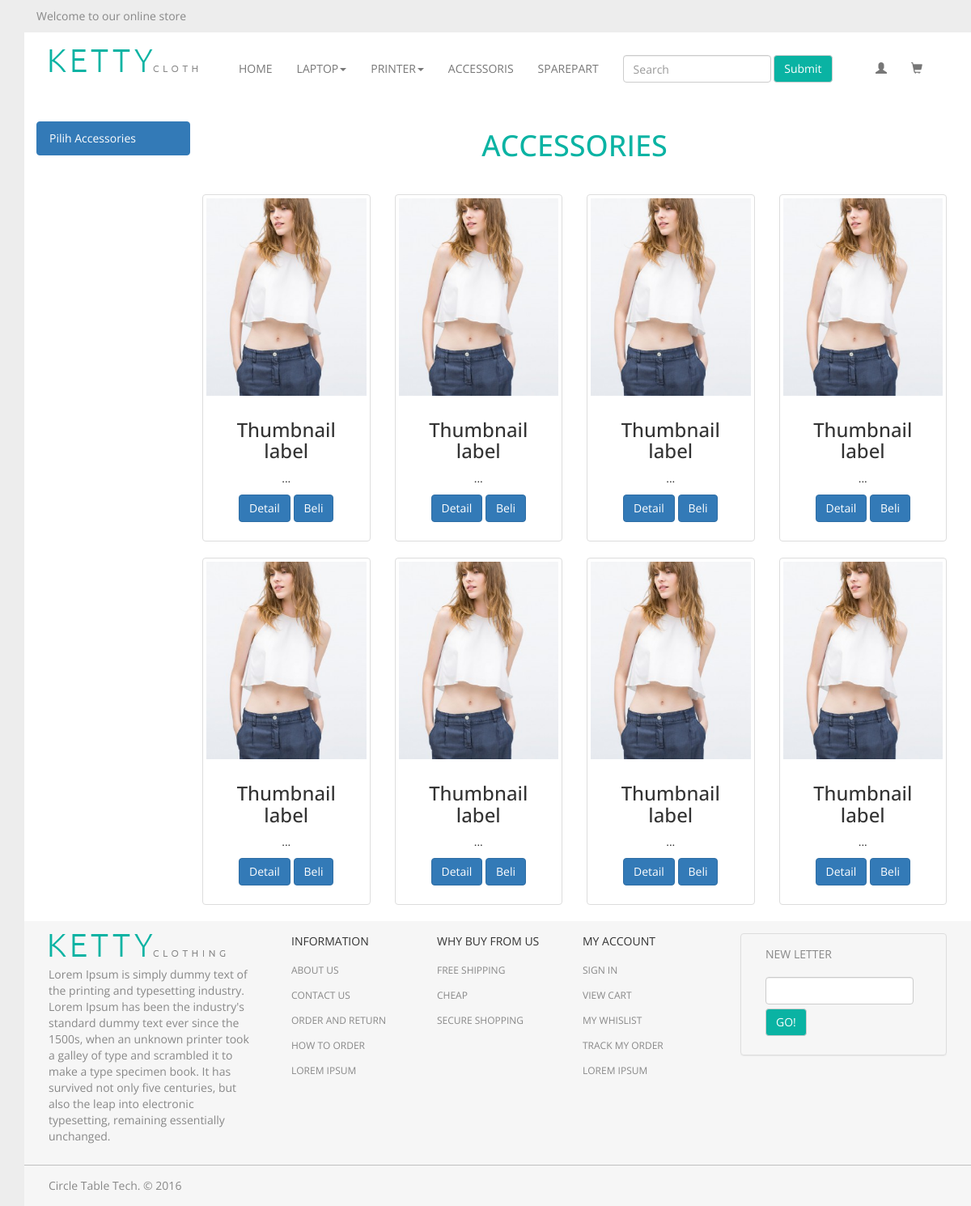
/accesoris.php, run on an earlier commit of the app's database.
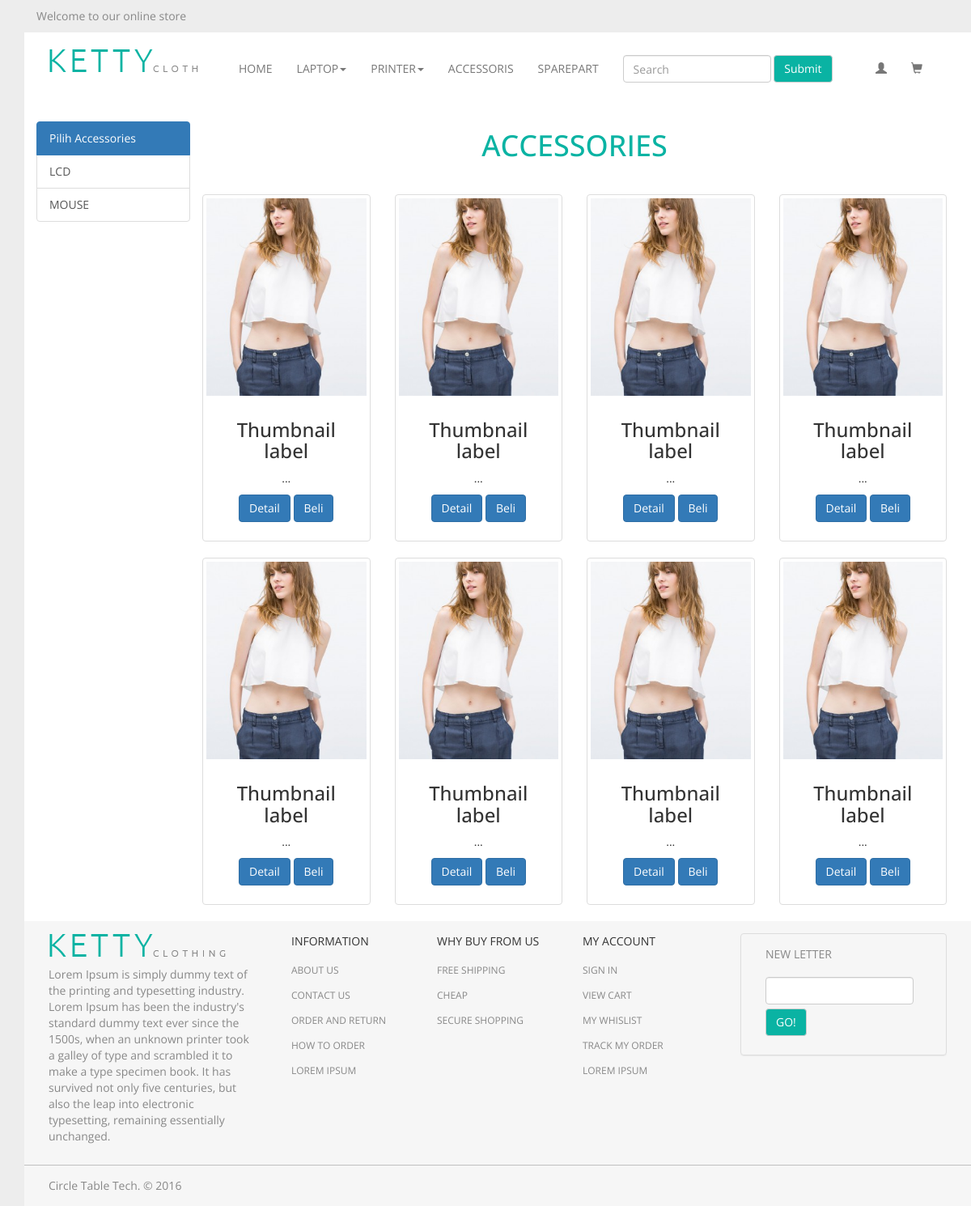
And on a later commit of the database.
### tables this page shows
CREATE TABLE `sys_menu_accesoris` (
  `id` int(11) NOT NULL,
  `label_cat` varchar(20) NOT NULL,
  `link` varchar(100) NOT NULL
);

### menu.php (the view, shortened to what this page needs)
<div class="menu container">
    <div class="col-md-2">
            <a href="/web_cttproject/"><img src="/web_cttproject/images/logo.png"></a>
    </div>
    <div class="col-md-10">
            <nav class="navbar navbar-default">
              <div class="container-fluid">
                <div class="collapse navbar-collapse" id="bs-example-navbar-collapse-1">
                  <ul class="nav navbar-nav">
                    <li><a href="/web_cttproject/">HOME</a></li>
                    <li class="dropdown">
                      <a href="#" class="dropdown-toggle" data-toggle="dropdown" role="button" aria-haspopup="true" aria-expanded="false">LAPTOP<span class="caret"></span></a>
                    </li>
                    <li class="dropdown">
                      <a href="#" class="dropdown-toggle" data-toggle="dropdown" role="button" aria-haspopup="true" aria-expanded="false">PRINTER<span class="caret"></span></a>
                    </li>
                    <li><a href="/web_cttproject/accesoris.php">ACCESSORIS</a></li>
                    <li><a href="#">SPAREPART</a></li>
                  </ul>
                  <form class="navbar-form navbar-left">
                    <div class="form-group">
                      <input type="text" class="form-control" placeholder="Search">
                    </div>
                    <button type="submit" class="btn btn-default">Submit</button>
                  </form>
                  <ul class="nav navbar-nav navbar-right">
                    <li class="dropdown">
                      <a href="#" class="dropdown-toggle" data-toggle="dropdown" role="button" aria-haspopup="true" aria-expanded="false" data-toggle="tooltip" data-placement="bottom" title="Sign In or Sign Up"><span class="glyphicon glyphicon-user" aria-hidden="true"></span></a>
                    </li>
                    <li><a href="#" data-toggle="tooltip" data-placement="bottom" title="Your Shopping Cart">
                            <span class="glyphicon glyphicon-shopping-cart" aria-hidden="true"></span></a>
                    </li>
                  </ul>
                </div>
              </div>
            </nav>
    </div>
 </div>

### accesoris.php (shortened to what this page needs)
<?php include ("config_mb/configure_mb.php");?>
<!DOCTYPE html>
<html lang="en">
  <head>
    <link href="css/bootstrap.min.css" rel="stylesheet">
    <link href="css/custom.css" rel="stylesheet">
  </head>
  <body>
  <header>
  	<div class="container">
  		<div class="col-md-12">
  			<p>Welcome to our online store</p>
  		</div>
  	</div>
  </header>
  <div class="container">
      <?php include("menu.php")?>
	 <div class="accessories container">
	 	<div class="selection col-md-2">
	 		<div class="list-group">
				<p class="list-group-item active">
				    Pilih Accessories
				</p>
                                <?php
                                    $query = "SELECT * FROM sys_menu_accesoris order by label_cat";
                                    $result = mysqli_query($dbc, $query);
                                    while ($nav = mysqli_fetch_assoc($result)) { ?>
                                        <a href="<?php echo $nav['link'];  ?>?page=<?php echo $nav['id'];?>"
                                           class="list-group-item"><?php echo $nav['label_cat']; ?></a>
                                    <?php }
                                ?>
			</div>
		</div>
	 	<div class="col-md-10">
	 		<div class="row">
	 		  <div class=" title col-md-12 text-center">
		 		<h1>ACCESSORIES</h1>
		 	  </div>
			  <div class="col-sm-6 col-md-3 text-center">
			    <div class="thumbnail">
			      <img src="images/product/crop_top1.jpg">
			      <div class="caption">
			        <h3>Thumbnail label</h3>
			        <p>...</p>
			        <p><a href="#" class="btn btn-primary" role="button">Detail</a>
			        <a href="#" class="btn btn-primary" role="button">Beli</a></p>
			      </div>
			    </div>
			  </div>
			  <div class="col-sm-6 col-md-3 text-center">
			    <div class="thumbnail">
			      <img src="images/product/crop_top1.jpg">
			      <div class="caption">
			        <h3>Thumbnail label</h3>
			        <p>...</p>
			        <p><a href="#" class="btn btn-primary" role="button">Detail</a>
			        <a href="#" class="btn btn-primary" role="button">Beli</a></p>
			      </div>
			    </div>
			  </div>
			  <div class="col-sm-6 col-md-3 text-center">
			    <div class="thumbnail">
			      <img src="images/product/crop_top1.jpg">
			      <div class="caption">
			        <h3>Thumbnail label</h3>
			        <p>...</p>
			        <p><a href="#" class="btn btn-primary" role="button">Detail</a>
			        <a href="#" class="btn btn-primary" role="button">Beli</a></p>
			      </div>
			    </div>
			  </div>
			  <div class="col-sm-6 col-md-3 text-center">
			    <div class="thumbnail">
			      <img src="images/product/crop_top1.jpg">
			      <div class="caption">
			        <h3>Thumbnail label</h3>
			        <p>...</p>
			        <p><a href="#" class="btn btn-primary" role="button">Detail</a>
			        <a href="#" class="btn btn-primary" role="button">Beli</a></p>
			      </div>
			    </div>
			  </div>
			</div>
			<div class="row">
	 		  <div class="col-sm-6 col-md-3 text-center">
			    <div class="thumbnail">
			      <img src="images/product/crop_top1.jpg">
			      <div class="caption">
			        <h3>Thumbnail label</h3>
			        <p>...</p>
			        <p><a href="#" class="btn btn-primary" role="button">Detail</a>
			        <a href="#" class="btn btn-primary" role="button">Beli</a></p>
			      </div>
			    </div>
			  </div>
			  <div class="col-sm-6 col-md-3 text-center">
			    <div class="thumbnail">
			      <img src="images/product/crop_top1.jpg">
			      <div class="caption">
			        <h3>Thumbnail label</h3>
			        <p>...</p>
			        <p><a href="#" class="btn btn-primary" role="button">Detail</a>
			        <a href="#" class="btn btn-primary" role="button">Beli</a></p>
			      </div>
			    </div>
			  </div>
			  <div class="col-sm-6 col-md-3 text-center">
			    <div class="thumbnail">
			      <img src="images/product/crop_top1.jpg">
			      <div class="caption">
			        <h3>Thumbnail label</h3>
			        <p>...</p>
			        <p><a href="#" class="btn btn-primary" role="button">Detail</a>
			        <a href="#" class="btn btn-primary" role="button">Beli</a></p>
			      </div>
			    </div>
			  </div>
			  <div class="col-sm-6 col-md-3 text-center">
			    <div class="thumbnail">
			      <img src="images/product/crop_top1.jpg">
			      <div class="caption">
			        <h3>Thumbnail label</h3>
			        <p>...</p>
			        <p><a href="#" class="btn btn-primary" role="button">Detail</a>
			        <a href="#" class="btn btn-primary" role="button">Beli</a></p>
			      </div>
			    </div>
			  </div>
			</div>
		</div>
	 </div>
	 <footer class="container">
	 	<div class="col-md-3">
	 		<img src="images/logo.png">
	 		<p>Lorem Ipsum is simply dummy text of the printing and typesetting industry. Lorem Ipsum has been the industry's standard dummy text ever since the 1500s, when an unknown printer took a galley of type and scrambled it to make a type specimen book. It has survived not only five centuries, but also the leap into electronic typesetting, remaining essentially unchanged.</p>
	 	</div>
	 	<div class="col-md-6">
	 		<div class="col-md-4 list">
	 			<p>INFORMATION</p>
	 			<ul>
	 				<li><a href="">ABOUT US</a></li>
	 				<li><a href="">CONTACT US</a></li>
	 				<li><a href="">ORDER AND RETURN</a></li>
	 				<li><a href="">HOW TO ORDER</a></li>
	 				<li><a href="">LOREM IPSUM</a></li>
	 			</ul>
	 		</div>
	 		<div class="col-md-4 list">
	 			<p>WHY BUY FROM US</p>
	 			<ul>
	 				<li><a href="">FREE SHIPPING</a></li>
	 				<li><a href="">CHEAP</a></li>
	 				<li><a href="">SECURE SHOPPING</a></li>
	 			</ul>
	 		</div>
	 		<div class="col-md-4 list">
	 			<p>MY ACCOUNT</p>
	 			<ul>
	 				<li><a href="">SIGN IN</a></li>
	 				<li><a href="">VIEW CART</a></li>
	 				<li><a href="">MY WHISLIST</a></li>
	 				<li><a href="">TRACK MY ORDER</a></li>
	 				<li><a href="">LOREM IPSUM</a></li>
	 			</ul>
	 		</div>
	 	</div>
	 	<div class="col-md-3">
	 		<div class="panel panel-default">
	            <div class="panel-body">
		            <div class="col-md-12">
				 		<p>NEW LETTER</p>
				 		<div class="row">
				 			<form class="navbar-form navbar-left">
								<div class="form-group">
									<input type="text" class="form-control" placeholder="">
								</div>
								<button onclick="window.alert('Success')" type="submit" class="btn btn-default">GO!</button>
							</form>
						</div>
					</div>
				</div>
			</div>
			<div class="row">
				<div class="col-md-3">
				</div>
				<div class="col-md-3">
				</div>
				<div class="col-md-3">
				</div>
				<div class="col-md-3">
				</div>
			</div>
	 	</div>
	 </footer>
	 <div class="footerbot container">
	 	<p>Circle Table Tech. &copy; 2016</p>
	 </div>
 </div>
  </body>
</html>

### css/custom.css (style rules this page uses)
body { background-color: #EDEDED; font-family: 'Open Sans', sans-serif; }
header { padding-top: 10px; }
header p { color: #888888; }
.menu { background-color: #FFFFFF; padding-top: 20px; }
.menu .navbar { background-color: #FFFFFF; border: 0px; }
.menu .navbar button { background-color: #0AB3A3; color: #FFFFFF; }
.title { margin-bottom: 20px; color: #0AB3A3; padding: 10px 0px; }
footer { background-color: #F6F6F6; padding: 15px; border-bottom: 1px solid silver; }
footer .list p { color: #333333; }
footer p { color: #888888; }
footer img { margin-bottom: 10px; }
footer .panel form button { background-color: #0AB3A3; color: #FFFFFF; }
footer ul { padding: 0px }
footer ul li { list-style: none; line-height: 30px; }
footer ul li a { font-size: 12px; color: #888888; }
footer .panel { background-color: transparent; }
footer .panel input { margin-bottom: 5px; }
.footerbot { background-color: #F6F6F6; padding: 15px; color: #888888; }
.footerbot p { margin: 0px; padding: 0px 15px; }
.accessories { background-color: #FFFFFF; }
.accessories .selection { padding: 20px 0px; }

What changed in the data, as far as the page shows it:
added sys_menu_accesoris: label_cat "LCD"
added sys_menu_accesoris: label_cat "MOUSE"
